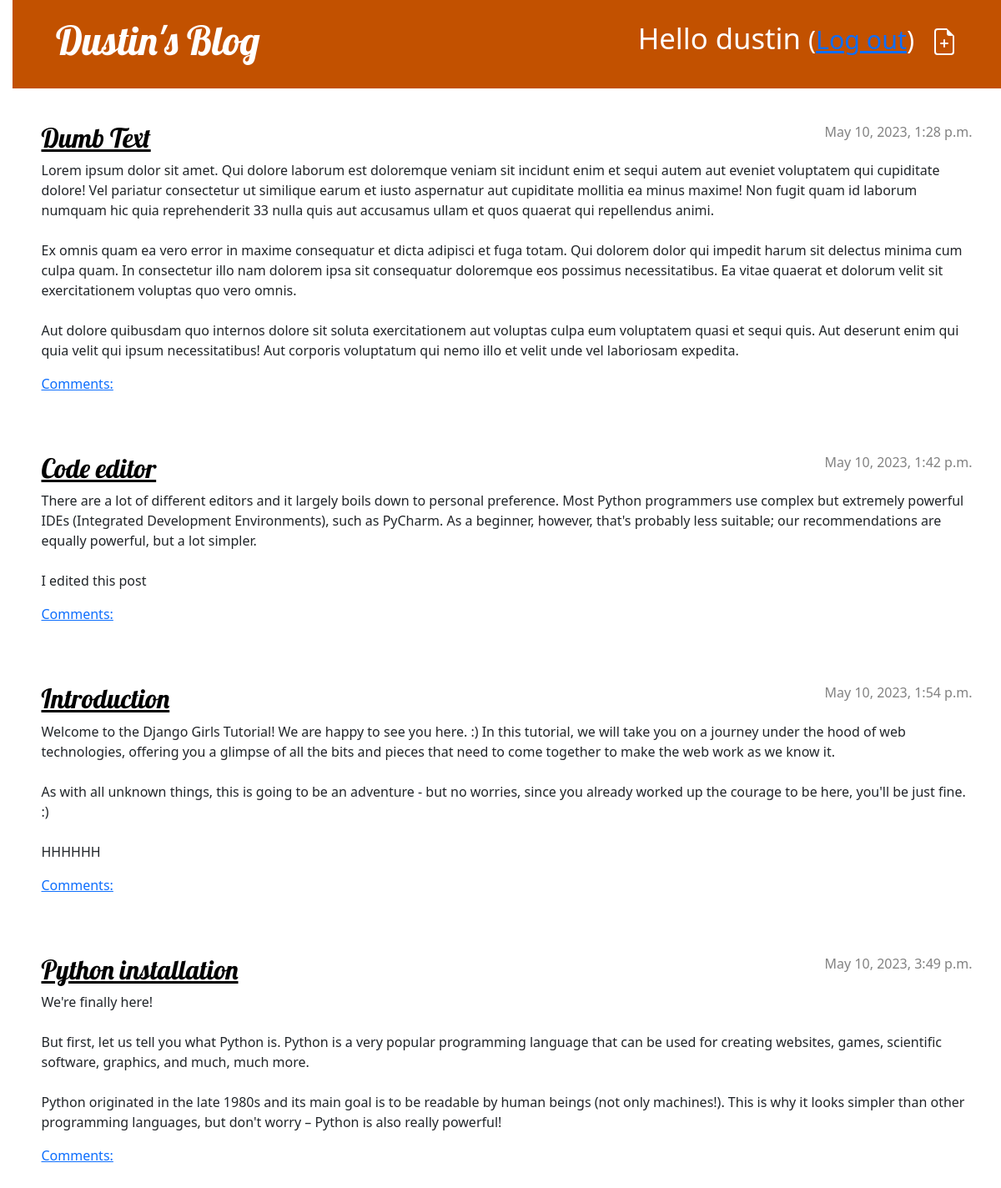
The app's page / (signed in) with its own data.
### blog/models.py (models this page shows, shortened)
class Post(models.Model):
    author = models.ForeignKey(settings.AUTH_USER_MODEL, on_delete=models.CASCADE)
    title = models.CharField(max_length=200)
    text = models.TextField()
    created_date = models.DateTimeField(default=timezone.now)
    published_date = models.DateTimeField(blank=True, null=True)

### blog/views.py (the view)
# urls.py: path('', views.post_list, name='post_list'),
def post_list(request):
    posts = Post.objects.filter(published_date__lte=timezone.now()).order_by('published_date')
    return render(request, 'blog/post_list.html', {'posts': posts})

### blog/templates/blog/post_list.html
{% extends 'blog/base.html' %}
{% block content %}
    {% for post in posts %}
        <article class="post">
            <time class="date">
                {{ post.published_date }}
            </time>
            <h2><a href="{% url 'post_detail' pk=post.pk %}">{{ post.title }}</a></h2>
            <p>{{ post.text|linebreaksbr }}</p>
            <a href="{% url 'post_detail' pk=post.pk %}">Comments: {{ post.approved_comments.count }}</a>
        </article>
    {% endfor %}
{% endblock %}

### blog/templates/blog/base.html (shortened to what this page needs)
{% load static %}
<!DOCTYPE html>
<html>
    <head>
        <link rel="stylesheet" href="https://cdn.jsdelivr.net/npm/bootstrap@5.1.3/dist/css/bootstrap.min.css">
        <link rel="stylesheet" href="{% static 'css/blog.css' %}">
    </head>
    <body>
        <header class="page-header">
            <div class="container">
                {% if user.is_authenticated %}
                    <a href="{% url 'post_new' %}" class="top-menu">
                    </a>
                    <p class="top-menu">Hello {{ user.username }} <small>(<a href="{% url 'logout' %}">Log out</a>)</small></p>
                {% else %}
                    <a href="{% url 'login' %}" class="top-menu">Login</a>
                {% endif %}
                <h1><a href="/">Dustin's Blog</a></h1>
            </div>
          </header>
          <main class="container">
              <div class="row">
                  <div class="col">
                    {% block content %}
                    {% endblock %}
                  </div>
              </div>
          </main>
    </body>
</html>

### blog/static/css/blog.css (style rules this page uses)
h1 a, h2 a { color: #C25100; font-family: 'Lobster'; }
body { padding-left: 15px; }
.page-header { background-color: #C25100; margin-top: 0; margin-bottom: 40px; padding: 20px 20px 20px 40px; }
.page-header h1, .page-header h1 a, .page-header h1 a:visited, .page-header h1 a:active { color: #ffffff; font-size: 36pt; text-decoration: none; }
h1, h2, h3, h4 { font-family: 'Lobster', cursive; }
.date { color: #828282; }
.top-menu, .top-menu:hover, .top-menu:visited { color: #ffffff; float: right; font-size: 26pt; margin-right: 20px; }
.post { margin-bottom: 70px; }
.post h2 a, .post h2 a:visited { color: #000000; }
.post > .date, .post > .actions { float: right; }

### records on screen
Post: published_date "May 10, 2023, 1:28 p.m.", title "Dumb Text", text "Lorem ipsum dolor sit amet. Qui dolore laborum est doloremque veniam sit incidunt enim et sequi autem aut eveniet voluptatem qui cupiditate dolore! Vel pariatur consectetur ut similique earum et iusto aspernatur aut cupiditate mollitia ea minus maxime! Non fugit quam id laborum numquam hic quia reprehenderit 33 nulla quis aut accusamus ullam et quos quaerat qui repellendus animi. Ex omnis quam ea vero error in maxime consequatur et dicta adipisci et fuga totam. Qui dolorem dolor qui impedit harum sit delectus minima cum culpa quam. In consectetur illo nam dolorem ipsa sit consequatur doloremque eos possimus necessitatibus. Ea vitae quaerat et dolorum velit sit exercitationem voluptas quo…"
Post: published_date "May 10, 2023, 1:42 p.m.", title "Code editor", text "There are a lot of different editors and it largely boils down to personal preference. Most Python programmers use complex but extremely powerful IDEs (Integrated Development Environments), such as PyCharm. As a beginner, however, that's probably less suitable; our recommendations are equally powerful, but a lot simpler. I edited this post"
Post: published_date "May 10, 2023, 1:54 p.m.", title "Introduction", text "Welcome to the Django Girls Tutorial! We are happy to see you here. :) In this tutorial, we will take you on a journey under the hood of web technologies, offering you a glimpse of all the bits and pieces that need to come together to make the web work as we know it. As with all unknown things, this is going to be an adventure - but no worries, since you already worked up the courage to be here, you'll be just fine. :) HHHHHH"
Post: published_date "May 10, 2023, 3:49 p.m.", title "Python installation", text "We're finally here! But first, let us tell you what Python is. Python is a very popular programming language that can be used for creating websites, games, scientific software, graphics, and much, much more. Python originated in the late 1980s and its main goal is to be readable by human beings (not only machines!). This is why it looks simpler than other programming languages, but don't worry – Python is also really powerful!"

### other values on screen
{{ user.username }} "dustin"
